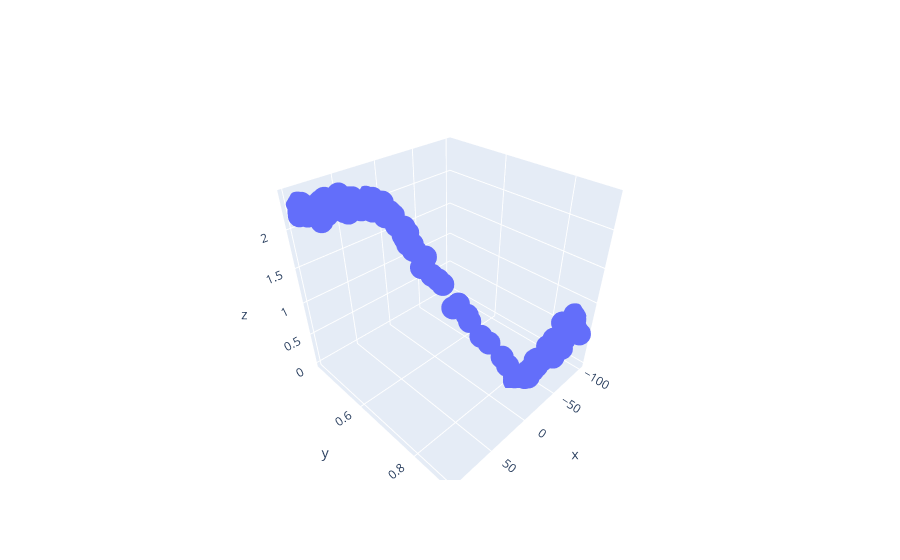

Notebook code for this chart:
### Code cell
fig = go.Figure(data=[go.Scatter3d(x=x_ext, y=y_ext2, z=z_ext2,
                                   mode='markers')]);
fig.show()
